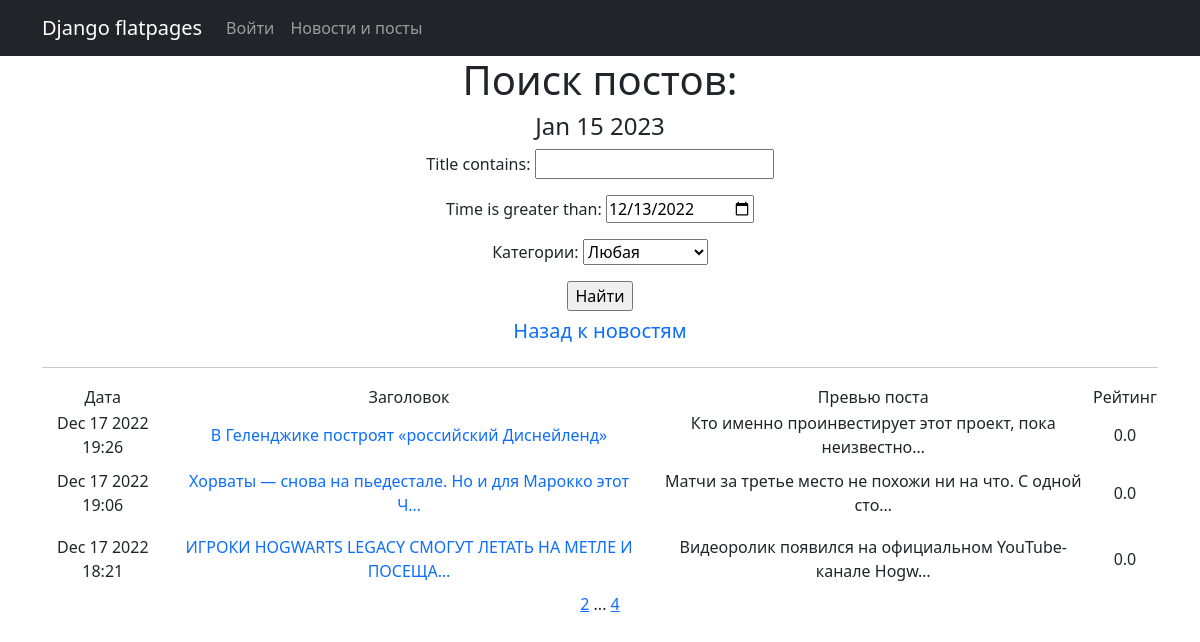
The page /news/search/ on the database as committed earlier.
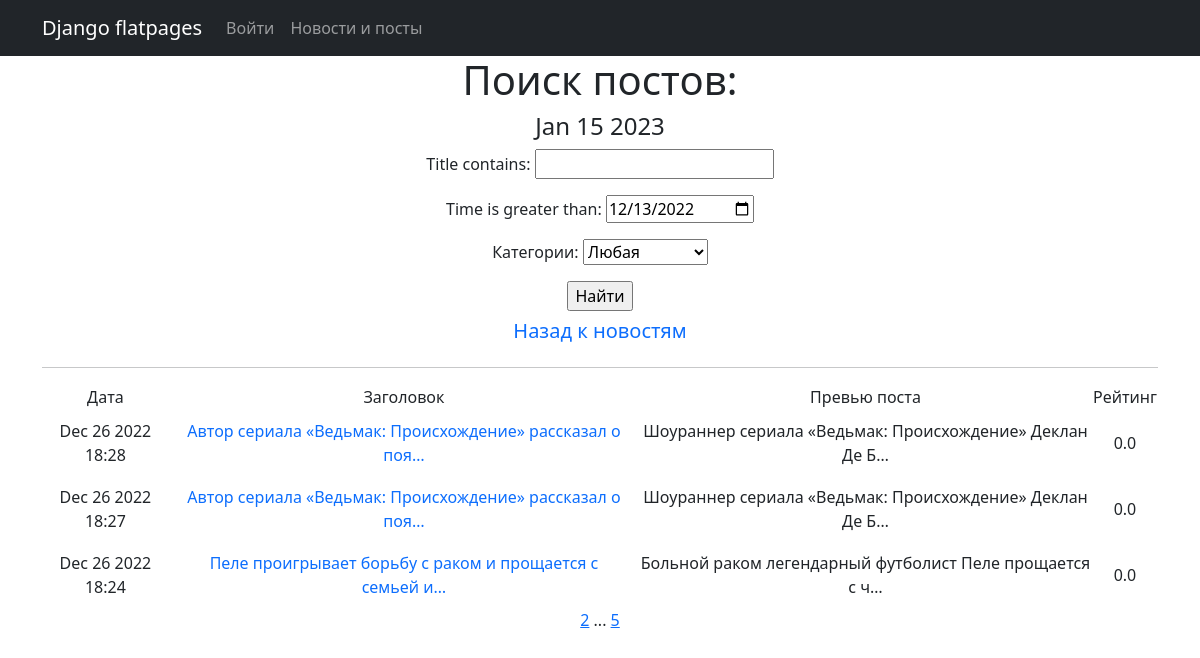
The same page on the database as committed later.
### _accounts/models.py (models this page shows, shortened)
class Post(models.Model):
    news = 'news'
    post = 'post'
    CHOISES = [
        (news, 'Новость'),
        (post, 'Статья')
    ]
    author = models.ForeignKey(Author, on_delete=models.CASCADE)
    time = models.DateTimeField(auto_now_add=True)
    _type = models.CharField(max_length=4, choices=CHOISES, default=news)
    categories = models.ManyToManyField(Category, through='PostCategory')
    title = models.CharField(max_length=100)
    text = models.TextField()
    rating = models.FloatField(default=0.0)
    def preview(self):
        return self.text[:124] + ' ...'

### _accounts/views.py (the view)
# urls.py: path('search/', PostSearch.as_view(), name='post_search'),
class PostSearch(PostList):
    ordering = '-time'
    template_name = 'search.html'
    context_object_name = 'search'
    paginate_by = 3

### _accounts/models.py (called while the page is built)
    def __str__(self):
        return f'{self.name}'

### _accounts/templatetags/custom_tags.py (called while the page is built)
@register.simple_tag(takes_context=True)
def url_replace(context, **kwargs):
    d = context['request'].GET.copy()
    for k, v in kwargs.items():
        d[k] = v
        return d.urlencode()

### _accounts/views.py (called while the page is built)
    def get_queryset(self):
        queryset = super().get_queryset()
        self.filterset = PostFilter(self.request.GET, queryset)
        return self.filterset.qs

    def get_context_data(self, **kwargs):
        context = super().get_context_data(**kwargs)
        context['time_now'] = datetime.utcnow()
        context['filterset'] = self.filterset
        return context

### templates/search.html (shortened to what this page needs)
{% extends 'flatpages/default.html' %}
{% load custom_tags %}
{% block content %}
<h1>Поиск постов:</h1>
<h4>{{ time_now|date:'M d Y' }}</h4>
<form action="" method="get">
    {{ filterset.form.as_p }}
    <input type="submit" value="Найти">
</form>
<h5><a class="nav-link" href="{{ '\news' }}">Назад к новостям</a></h5>
<hr>
{% if search %}
        <table>
            <tr>
                <td>Дата</td>
                <td>Заголовок</td>
                <td>Превью поста</td>
                <td>Рейтинг</td>
            </tr>
            {% for newss in search %}
            <tr>
                <td>{{ newss.time|date:'M d Y H:i' }}</td>
                <td><a class="nav-link" href="{{ newss.id }}">{{ newss.title|truncatechars:55 }}</a></td>
                <td>{{ newss.preview|truncatechars:55 }}</td>
                <td>{{ newss.rating }}</td>
            </tr>
            {% endfor %}
        </table>
    {% else %}
        <h2>Постов нет!</h2>
    {% endif %}
   {% if page_obj.has_next %}
       <a href="?{% url_replace page=page_obj.next_page_number %}">{{ page_obj.next_page_number }}</a>
       {% if paginator.num_pages != page_obj.next_page_number %}
           ...
           <a href="?{% url_replace page=page_obj.paginator.num_pages %}">{{ page_obj.paginator.num_pages }}</a>
       {% endif %}
   {% endif %}
{% endblock content %}

### templates/flatpages/default.html (shortened to what this page needs)
<!DOCTYPE html>
<html lang="en">
    <head>
        {% load static %}
        <link href="{% static 'css/styles.css' %}" rel="stylesheet" />
    </head>
    <body>
        <nav class="navbar navbar-expand-lg navbar-dark bg-dark static-top">
            <div class="container">
                <a class="navbar-brand" href="#">Django flatpages</a>
                <div class="collapse navbar-collapse" id="navbarResponsive">
                    <ul class="navbar-nav ml-auto">
                        {% if request.user.username %}
                        <li>
                            <a class="nav-link" href="/">Профиль {{request.user.username}}</a>
                        </li>
                        {% else %}
                        <li class="nav-item active">
                            <a class="nav-link" href="/">Войти</a>
                        </li>
                        {% endif %}
                        <li>
                            <a class="nav-link" href="/news">Новости и посты</a>
                        </li>
                    </ul>
                </div>
            </div>
        </nav>
        <div class="container">
            <div class="row">
                <div class="col-lg-12 text-center">
                {% block content %}{% endblock content %}
                </div>
            </div>
        </div>
    </body>
</html>

Rows that differ between the two databases and show on the page:
no longer on this page (row unchanged): Post: time "Dec 17 2022 19:26", title "В Геленджике построят «российский Диснейленд»", preview "Кто именно проинвестирует этот проект, пока неизвестно…", rating "0.0"
no longer on this page (row unchanged): Post: time "Dec 17 2022 19:06", title "Хорваты — снова на пьедестале. Но и для Марокко этот Ч…", preview "Матчи за третье место не похожи ни на что. С одной сто…", rating "0.0"
no longer on this page (row unchanged): Post: time "Dec 17 2022 18:21", title "ИГРОКИ HOGWARTS LEGACY СМОГУТ ЛЕТАТЬ НА МЕТЛЕ И ПОСЕЩА…", preview "Видеоролик появился на официальном YouTube-канале Hogw…", rating "0.0"
added Post: time "Dec 26 2022 18:28", title "Автор сериала «Ведьмак: Происхождение» рассказал о поя…", preview "Шоураннер сериала «Ведьмак: Происхождение» Деклан Де Б…", rating "0.0"
added Post: time "Dec 26 2022 18:27", title "Автор сериала «Ведьмак: Происхождение» рассказал о поя…", preview "Шоураннер сериала «Ведьмак: Происхождение» Деклан Де Б…", rating "0.0"
added Post: time "Dec 26 2022 18:24", title "Пеле проигрывает борьбу с раком и прощается с семьей и…", preview "Больной раком легендарный футболист Пеле прощается с ч…", rating "0.0"
Other text that changed with them:
{{ page_obj.paginator.num_pages }}: "4" → "5"
